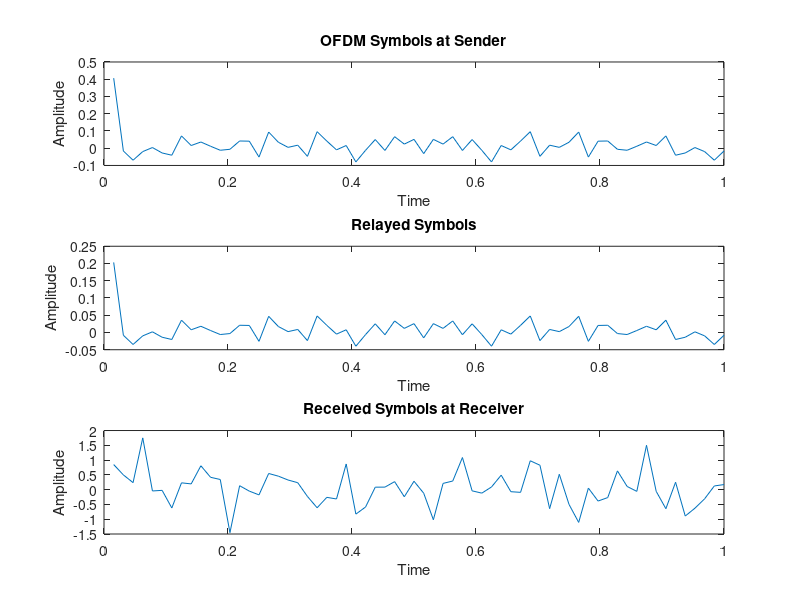

Reproduce this figure in MATLAB.
  % Parameters
num_symbols = 1000;        % Number of OFDM symbols
num_subcarriers = 64;      % Number of subcarriers in OFDM
snr_dB = 20;               % Signal-to-noise ratio in dB

% Generate random data for transmission
data = randi([0, 1], num_symbols, num_subcarriers);

% OFDM modulation
ofdm_symbols = ifft(data, [], 2);

% Relay
relay_gain = 0.5; % Gain of the relay channel
relay_symbols = relay_gain * ofdm_symbols;

% Add noise manually
noise_power = 10^(-snr_dB/10);
noise = sqrt(noise_power/2) * (randn(size(relay_symbols)) + 1i * randn(size(relay_symbols)));
received_symbols = relay_symbols + noise;

% OFDM demodulation at receiver
received_data = fft(received_symbols, [], 2);

% Display results
time_axis = (1:size(ofdm_symbols, 2)) / num_subcarriers;  % Time axis for visualization

figure;

subplot(3, 1, 1);
plot(time_axis, real(ofdm_symbols(1, :)));
title('OFDM Symbols at Sender');
xlabel('Time');
ylabel('Amplitude');

subplot(3, 1, 2);
plot(time_axis, real(relay_symbols(1, :)));
title('Relayed Symbols');
xlabel('Time');
ylabel('Amplitude');

subplot(3, 1, 3);
plot(time_axis, real(received_data(1, :)));
title('Received Symbols at Receiver');
xlabel('Time');
ylabel('Amplitude');

% BER calculation
ber = sum(sum(data ~= round(received_data))) / (num_symbols * num_subcarriers);
fprintf('Bit Error Rate (BER): %.4f\n', ber);
